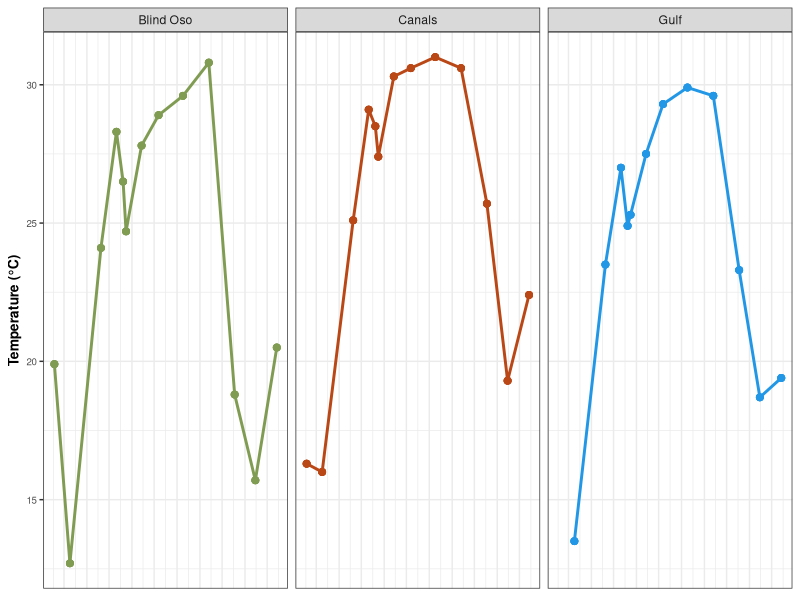
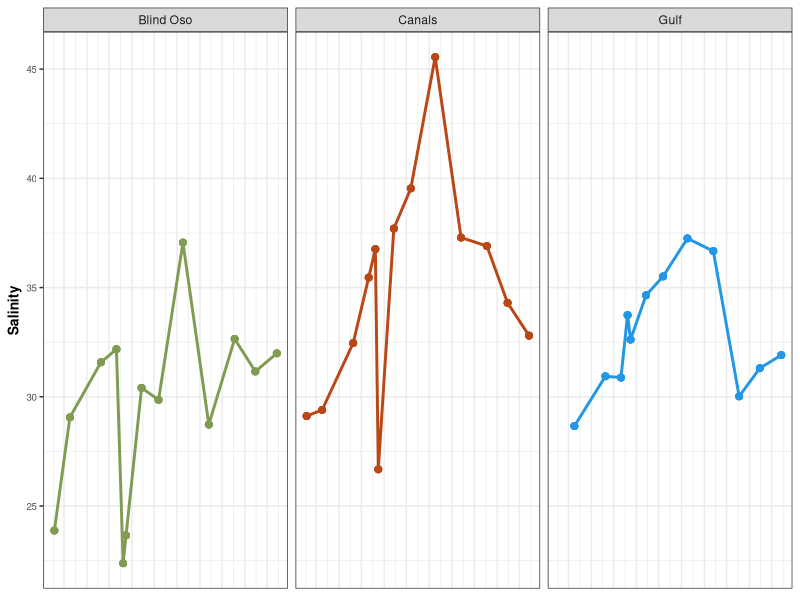
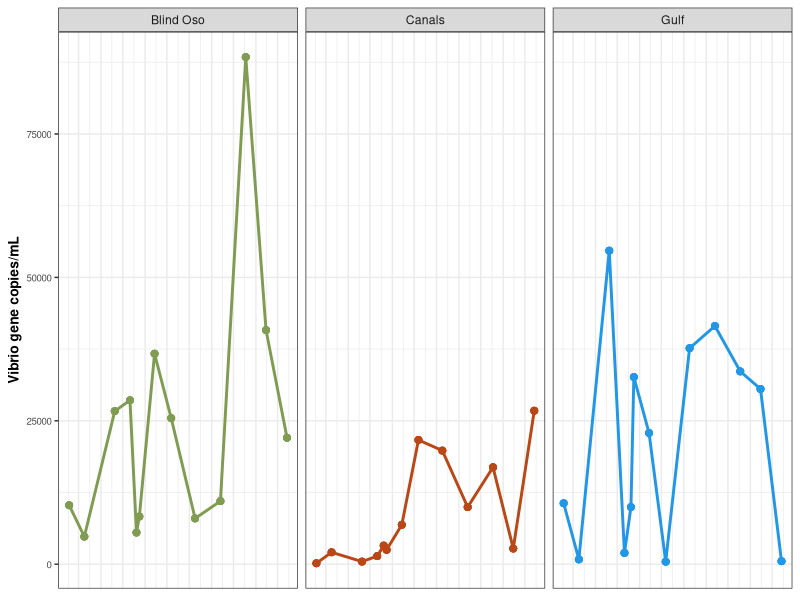
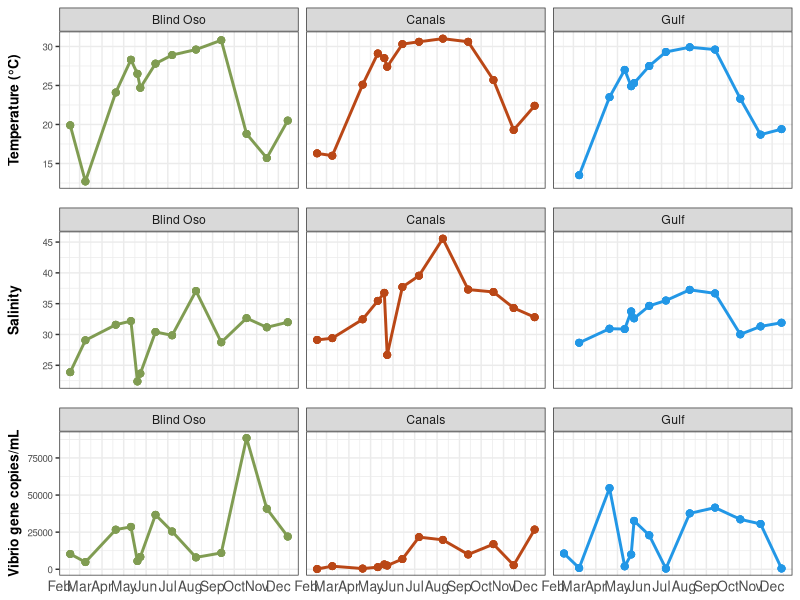
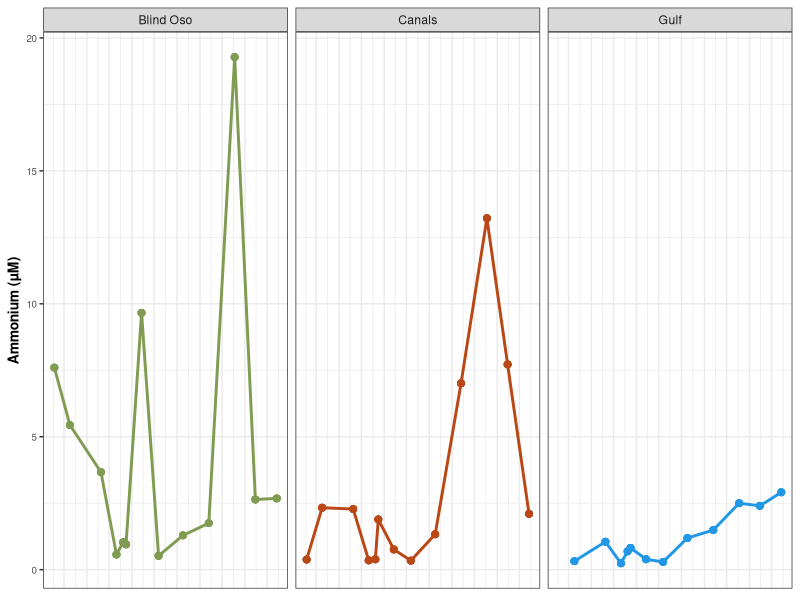
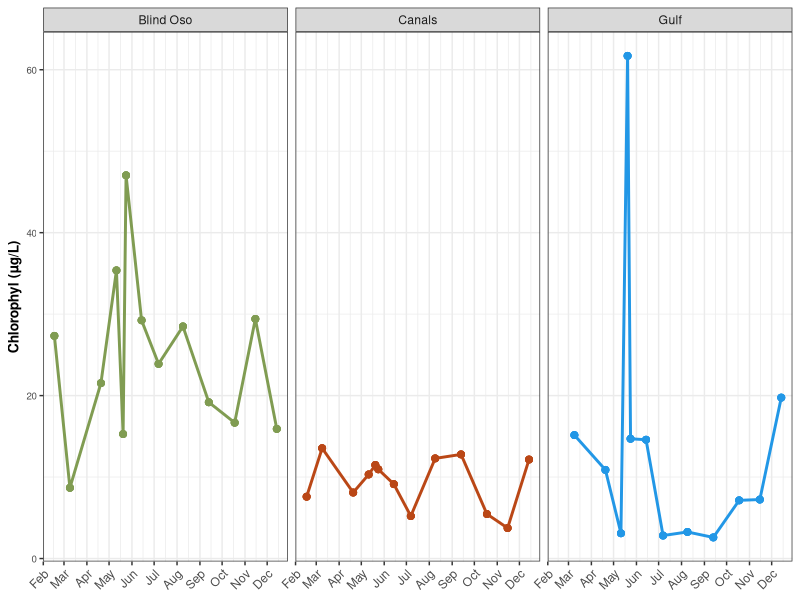
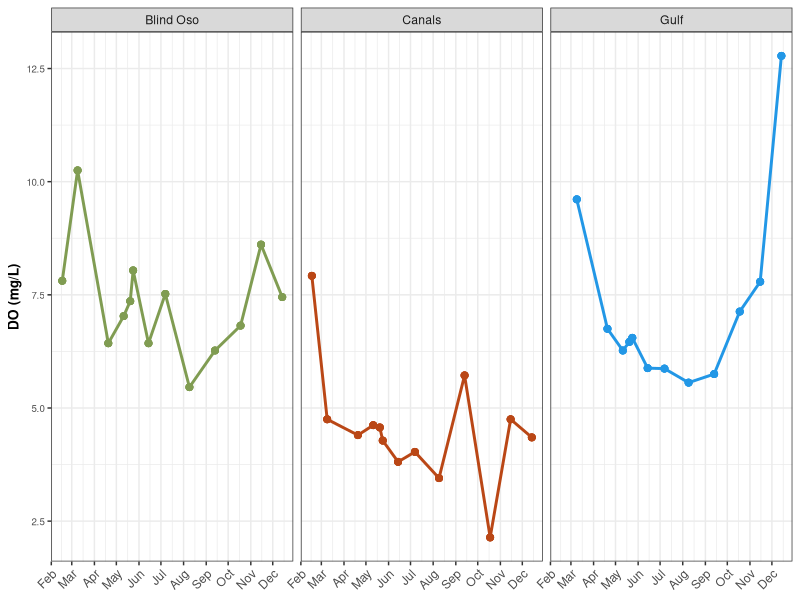
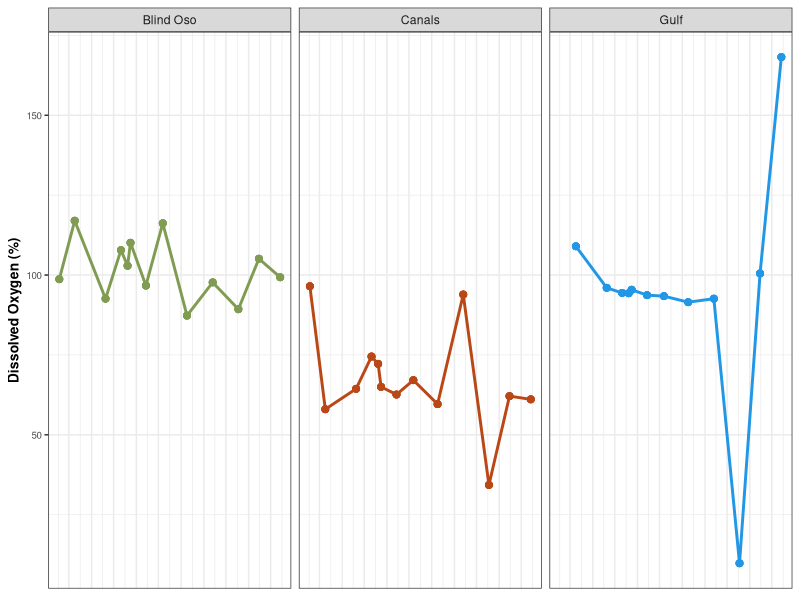

These figures' R source, in order:
## ---- chunk 1
library(tidyverse)
library(here)
library(ggpubr)
library(lubridate)
library(kableExtra) #Tables
## ---- chunk 2
d1<- read_csv(here("data", "processed_data", "tx_master.csv"))
## ---- chunk 3
daily<- d1 %>%
  filter(Type %in% "Daily")

monthly<- d1 %>% 
  mutate(Type = case_when(d1$date == "2022-07-07"  ~ "Monthly", #This makes 7-7-22 a monthly value for July
                          d1$Type == "Monthly" ~ "Monthly")) %>%
  filter(Type %in% "Monthly") 
## ---- chunk 4
temp<- monthly %>% ggplot() + 
  geom_point(
  aes(
    x = date,
    y = temp,
    color = site),
  size = 2)+
  geom_line(
  aes(
    x = date,
    y = temp,
    color = site),
  size = 1)+
  theme_bw()+
  facet_wrap(~site)+
  labs(
    x = "Date",
    y = "Temperature (°C)",
  #  title = "Monthly Temperatures",
    color = "Site")+
  theme(
    plot.title= element_text(hjust = 0.5, size = 20),
    axis.title.x = element_blank(),
    axis.ticks.x = element_blank(),
    axis.text.x = element_blank(),
    axis.text.y = element_text(size = 7),
    axis.title.y = element_text(size = 10, face = "bold"),
    legend.position = "none",
    legend.background = element_rect(colour = 'black', fill = 'white', linetype='solid')) + #Moves legend onto plot 
    scale_color_manual(values = c("Blind Oso" = "#809C52",
                                "Canals" = "#ba4716",
                                "Gulf" = "4c848c"))+
   scale_x_date(date_breaks="1 month", date_labels="%b")


temp
  
## ---- chunk 5
sal<-  monthly %>% ggplot() + 
  geom_point(
  aes(
    x = date,
    y = sal,
    color = site),
  size = 2)+
  geom_line(
  aes(
    x = date,
    y = sal,
    color = site),
  size = 1)+
  theme_bw()+
  facet_wrap(~site)+
  labs(
    x = "Date",
    y = "Salinity",
   # title = "Monthly Temperatures",
    color = "Site")+
  theme(
    plot.title= element_text(hjust = 0.5, size = 20),
    axis.title.x = element_blank(),
    axis.ticks.x = element_blank(),
    axis.text.x = element_blank(),
    axis.text.y = element_text(size = 7),
    axis.title.y = element_text(size = 10, face = "bold"),
    legend.position = "none",
    legend.background = element_rect(colour = 'black', fill = 'white', linetype='solid')) + #Moves legend onto plot 
    scale_color_manual(values = c("Blind Oso" = "#809C52",
                                "Canals" = "#ba4716",
                                "Gulf" = "4c848c"))+
   scale_x_date(date_breaks="1 month", date_labels="%b")


sal
## ---- chunk 6
fig3 <- monthly %>% ggplot() + 
  geom_point(
  aes(
    x = date,
    y = copies_mL,
    color = site),
  size = 2)+
  geom_line(
  aes(
    x = date,
    y = copies_mL,
    color = site),
  size = 1)+
  theme_bw()+
  facet_wrap(~site)+
  labs(
    x = "Date",
    y = "Vibrio gene copies/mL",
   # title = "Monthly Temperatures",
    color = "Site")+
  theme(
    plot.title= element_text(hjust = 0.5, size = 20),
    axis.title.x = element_blank(),
    axis.ticks.x = element_blank(),
    axis.text.x = element_blank(),
    axis.text.y = element_text(size = 7),
    axis.title.y = element_text(size = 10, face = "bold"),
    legend.position = "none",
    legend.background = element_rect(colour = 'black', fill = 'white', linetype='solid')) + #Moves legend onto plot 
    scale_color_manual(values = c("Blind Oso" = "#809C52",
                                "Canals" = "#ba4716",
                                "Gulf" = "4c848c"))+
   scale_x_date(date_breaks="1 month", date_labels="%b")

fig3
## ---- chunk 7
figp<- ggarrange(temp,sal, fig3 + font("x.text", size = 10), ncol = 1, nrow = 3,align = "v")

figp
## ---- chunk 8
amm<- monthly %>% ggplot() + 
  geom_point(
  aes(
    x = date,
    y = amm,
    color = site),
  size = 2)+
  geom_line(
  aes(
    x = date,
    y = amm,
    color = site),
  size = 1)+
  theme_bw()+
  facet_wrap(~site)+
  labs(
    x = "Date",
    y = "Ammonium (µM)",
   # title = "Monthly Temperatures",
    color = "Site")+
  theme(
    plot.title= element_text(hjust = 0.5, size = 20),
    axis.title.x = element_blank(),
    axis.ticks.x = element_blank(),
    axis.text.x = element_blank(),
    axis.text.y = element_text(size = 7),
    axis.title.y = element_text(size = 10, face = "bold"),
    legend.position = "none",
    legend.background = element_rect(colour = 'black', fill = 'white', linetype='solid')) + #Moves legend onto plot 
    scale_color_manual(values = c("Blind Oso" = "#809C52",
                                "Canals" = "#ba4716",
                                "Gulf" = "4c848c"))+
   scale_x_date(date_breaks="1 month", date_labels="%b")
amm
## ---- chunk 9
chl<- monthly %>% ggplot() + 
  geom_point(
  aes(
    x = date,
    y = chl,
    color = site),
  size = 2)+
  geom_line(
  aes(
    x = date,
    y = chl,
    color = site),
  size = 1)+
  theme_bw()+
  facet_wrap(~site)+
  labs(
    x = "Date",
    y = "Chlorophyl (µg/L)",
   # title = "Monthly Temperatures",
    color = "Site")+
  theme(
    plot.title= element_text(hjust = 0.5, size = 20),
    axis.title.x = element_blank(),
   # axis.ticks.x = element_blank(),
    axis.text.x = element_text(hjust = 1, angle = 45),
    axis.text.y = element_text(size = 7),
    axis.title.y = element_text(size = 10, face = "bold"),
    legend.position = "none",
    legend.background = element_rect(colour = 'black', fill = 'white', linetype='solid')) + #Moves legend onto plot 
    scale_color_manual(values = c("Blind Oso" = "#809C52",
                                "Canals" = "#ba4716",
                                "Gulf" = "4c848c"))+
   scale_x_date(date_breaks="1 month", date_labels="%b")
chl
## ---- chunk 10
do_mgl<-monthly %>% ggplot() + 
  geom_point(
  aes(
    x = date,
    y = do_mgl,
    color = site),
  size = 2)+
  geom_line(
  aes(
    x = date,
    y = do_mgl,
    color = site),
  size = 1)+
  theme_bw()+
  facet_wrap(~site)+
  labs(
    x = "Date",
    y = "DO (mg/L)",
   # title = "Monthly Temperatures",
    color = "Site")+
  theme(
    plot.title= element_text(hjust = 0.5, size = 20),
    axis.title.x = element_blank(),
   # axis.ticks.x = element_blank(),
    axis.text.x = element_text(hjust = 1, angle = 45),
    axis.text.y = element_text(size = 7),
    axis.title.y = element_text(size = 10, face = "bold"),
    legend.position = "none",
    legend.background = element_rect(colour = 'black', fill = 'white', linetype='solid')) + #Moves legend onto plot 
    scale_color_manual(values = c("Blind Oso" = "#809C52",
                                "Canals" = "#ba4716",
                                "Gulf" = "4c848c"))+
   scale_x_date(date_breaks="1 month", date_labels="%b")
do_mgl
## ---- chunk 11
do_per<- monthly %>% ggplot() + 
  geom_point(
  aes(
    x = date,
    y = do_per,
    color = site),
  size = 2)+
  geom_line(
  aes(
    x = date,
    y = do_per,
    color = site),
  size = 1)+
  theme_bw()+
  facet_wrap(~site)+
  labs(
    x = "Date",
    y = "Dissolved Oxygen (%)",
   # title = "Monthly Temperatures",
    color = "Site")+
  theme(
    plot.title= element_text(hjust = 0.5, size = 20),
    axis.title.x = element_blank(),
    axis.ticks.x = element_blank(),
    axis.text.x = element_blank(),
    axis.text.y = element_text(size = 7),
    axis.title.y = element_text(size = 10, face = "bold"),
    legend.position = "none",
    legend.background = element_rect(colour = 'black', fill = 'white', linetype='solid')) + #Moves legend onto plot 
    scale_color_manual(values = c("Blind Oso" = "#809C52",
                                "Canals" = "#ba4716",
                                "Gulf" = "4c848c"))+
   scale_x_date(date_breaks="1 month", date_labels="%b")
do_per
## ---- chunk 12
ph<- monthly %>% ggplot() + 
  geom_point(
  aes(
    x = date,
    y = pH,
    color = site),
  size = 2)+
  geom_line(
  aes(
    x = date,
    y = pH,
    color = site),
  size = 1)+
  theme_bw()+
  facet_wrap(~site)+
  labs(
    x = "Date",
    y = "pH",
   # title = "Monthly Temperatures",
    color = "Site")+
  theme(
    plot.title= element_text(hjust = 0.5, size = 20),
    axis.title.x = element_blank(),
    axis.ticks.x = element_blank(),
    axis.text.x = element_blank(),
    axis.text.y = element_text(size = 7),
    axis.title.y = element_text(size = 10, face = "bold"),
    legend.position = "none",
    legend.background = element_rect(colour = 'black', fill = 'white', linetype='solid')) + #Moves legend onto plot 
    scale_color_manual(values = c("Blind Oso" = "#809C52",
                                "Canals" = "#ba4716",
                                "Gulf" = "4c848c"))+
   scale_x_date(date_breaks="1 month", date_labels="%b")
ph
## ---- chunk 13
secchi<- monthly %>% ggplot() + 
  geom_point(
  aes(
    x = date,
    y = secchi,
    color = site),
  size = 2)+
  geom_line(
  aes(
    x = date,
    y = secchi,
    color = site),
  size = 1)+
  theme_bw()+
  facet_wrap(~site)+
  labs(
    x = "Date",
    y = "Secchi Depth (m)",
   # title = "Monthly Temperatures",
    color = "Site")+
  theme(
    plot.title= element_text(hjust = 0.5, size = 20),
    axis.title.x = element_blank(),
    axis.ticks.x = element_blank(),
    axis.text.x = element_blank(),
    axis.text.y = element_text(size = 7),
    axis.title.y = element_text(size = 10, face = "bold"),
    legend.position = "none",
    legend.background = element_rect(colour = 'black', fill = 'white', linetype='solid')) + #Moves legend onto plot 
    scale_color_manual(values = c("Blind Oso" = "#809C52",
                                "Canals" = "#ba4716",
                                "Gulf" = "4c848c"))+
   scale_x_date(date_breaks="1 month", date_labels="%b")

secchi
## ---- chunk 14
nn<- monthly %>% ggplot() + 
  geom_point(
  aes(
    x = date,
    y = nn,
    color = site),
  size = 2)+
  geom_line(
  aes(
    x = date,
    y = nn,
    color = site),
  size = 1)+
  theme_bw()+
  facet_wrap(~site)+
  labs(
    x = "Date",
    y = "Nitrate+Nitrite (µM)",
   # title = "Monthly Temperatures",
    color = "Site")+
  theme(
    plot.title= element_text(hjust = 0.5, size = 20),
    axis.title.x = element_blank(),
    axis.ticks.x = element_blank(),
    axis.text.x = element_blank(),
    axis.text.y = element_text(size = 7),
    axis.title.y = element_text(size = 10, face = "bold"),
    legend.position = "none",
    legend.background = element_rect(colour = 'black', fill = 'white', linetype='solid')) + #Moves legend onto plot 
    scale_color_manual(values = c("Blind Oso" = "#809C52",
                                "Canals" = "#ba4716",
                                "Gulf" = "4c848c"))+
   scale_x_date(date_breaks="1 month", date_labels="%b")

nn
## ---- chunk 15
orthop<- monthly %>% ggplot() + 
  geom_point(
  aes(
    x = date,
    y = orthop,
    color = site),
  size = 2)+
  geom_line(
  aes(
    x = date,
    y = orthop,
    color = site),
  size = 1)+
  theme_bw()+
  facet_wrap(~site)+
  labs(
    x = "Date",
    y = "Orthophosphate (µM)",
   # title = "Monthly Temperatures",
    color = "Site")+
  theme(
    plot.title= element_text(hjust = 0.5, size = 20),
    axis.title.x = element_blank(),
    axis.ticks.x = element_blank(),
    axis.text.x = element_blank(),
    axis.text.y = element_text(size = 7),
    axis.title.y = element_text(size = 10, face = "bold"),
    legend.position = "none",
    legend.background = element_rect(colour = 'black', fill = 'white', linetype='solid')) + #Moves legend onto plot 
    scale_color_manual(values = c("Blind Oso" = "#809C52",
                                "Canals" = "#ba4716",
                                "Gulf" = "4c848c"))+
   scale_x_date(date_breaks="1 month", date_labels="%b")
orthop
## ---- chunk 16
sil<-monthly %>% 
  filter(site %in% "Canals") %>%
  ggplot() + 
  geom_point(
  aes(
    x = date,
    y = sil,
    color = site),
  size = 2)+
  geom_line(
  aes(
    x = date,
    y = sil,
    color = site))+
  theme_bw()+
  #facet_wrap(~site)+
  labs(
    x = "Date",
    y = "Silicate (µM)",
    title = "Canals: Silicate",
    color = "Site")+
  theme(
    plot.title= element_text(hjust = 0.5, size = 20),
   # axis.title.x = element_blank(),
    #axis.ticks.x = element_blank(),
    #axis.text.x = element_blank(),
    axis.text.y = element_text(size = 7),
    axis.title.y = element_text(size = 10, face = "bold"),
    legend.position = "none",
    legend.background = element_rect(colour = 'black', fill = 'white', linetype='solid')) + #Moves legend onto plot 
    scale_color_manual(values = c("Blind Oso" = "#809C52",
                                "Canals" = "#ba4716",
                                "Gulf" = "4c848c"))+
   scale_x_date(date_breaks="1 month", date_labels="%b")

sil
## ---- chunk 17
din<- monthly %>% ggplot() + 
  geom_point(
  aes(
    x = date,
    y = din,
    color = site),
  size = 2)+
  geom_line(
  aes(
    x = date,
    y = din,
    color = site),
  size = 1)+
  theme_bw()+
  facet_wrap(~site)+
  labs(
    x = "Date",
    y = "DIN (µM)",
   # title = "Monthly Temperatures",
    color = "Site")+
  theme(
    plot.title= element_text(hjust = 0.5, size = 20),
    axis.title.x = element_blank(),
    axis.ticks.x = element_blank(),
    axis.text.x = element_blank(),
    axis.text.y = element_text(size = 7),
    axis.title.y = element_text(size = 10, face = "bold"),
    legend.position = "none",
    legend.background = element_rect(colour = 'black', fill = 'white', linetype='solid')) + #Moves legend onto plot 
    scale_color_manual(values = c("Blind Oso" = "#809C52",
                                "Canals" = "#ba4716",
                                "Gulf" = "4c848c"))+
   scale_x_date(date_breaks="1 month", date_labels="%b")
din
## ---- chunk 18
din_dip<- monthly %>% ggplot() + 
  geom_point(
  aes(
    x = date,
    y = din_dip,
    color = site),
  size = 2)+
  geom_line(
  aes(
    x = date,
    y = din_dip,
    color = site),
  size = 1)+
  theme_bw()+
  facet_wrap(~site)+
  labs(
    x = "Date",
    y = "DIN:DIP (µM)",
   # title = "Monthly Temperatures",
    color = "Site")+
  theme(
    plot.title= element_text(hjust = 0.5, size = 20),
    axis.title.x = element_blank(),
    axis.ticks.x = element_blank(),
    axis.text.x = element_blank(),
    axis.text.y = element_text(size = 7),
    axis.title.y = element_text(size = 10, face = "bold"),
    legend.position = "none",
    legend.background = element_rect(colour = 'black', fill = 'white', linetype='solid')) + #Moves legend onto plot 
    scale_color_manual(values = c("Blind Oso" = "#809C52",
                                "Canals" = "#ba4716",
                                "Gulf" = "4c848c"))+
   scale_x_date(date_breaks="1 month", date_labels="%b")

din_dip
## ---- chunk 19
tdn<- monthly %>% ggplot() + 
  geom_point(
  aes(
    x = date,
    y = tdn,
    color = site),
  size = 2)+
  geom_line(
  aes(
    x = date,
    y = tdn,
    color = site),
  size = 1)+
  theme_bw()+
  facet_wrap(~site)+
  labs(
    x = "Date",
    y = "TDN (µM)",
   # title = "Monthly Temperatures",
    color = "Site")+
  theme(
    plot.title= element_text(hjust = 0.5, size = 20),
    axis.title.x = element_blank(),
    axis.ticks.x = element_blank(),
    axis.text.x = element_blank(),
    axis.text.y = element_text(size = 7),
    axis.title.y = element_text(size = 10, face = "bold"),
    legend.position = "none",
    legend.background = element_rect(colour = 'black', fill = 'white', linetype='solid')) + #Moves legend onto plot 
    scale_color_manual(values = c("Blind Oso" = "#809C52",
                                "Canals" = "#ba4716",
                                "Gulf" = "4c848c"))+
   scale_x_date(date_breaks="1 month", date_labels="%b")

tdn
## ---- chunk 20
don<- monthly %>% ggplot() + 
  geom_point(
  aes(
    x = date,
    y = don,
    color = site),
  size = 2)+
  geom_line(
  aes(
    x = date,
    y = don,
    color = site),
  size = 1)+
  theme_bw()+
  facet_wrap(~site)+
  labs(
    x = "Date",
    y = "DON (µM)",
   # title = "Monthly Temperatures",
    color = "Site")+
  theme(
    plot.title= element_text(hjust = 0.5, size = 20),
    axis.title.x = element_blank(),
    axis.ticks.x = element_blank(),
    axis.text.x = element_blank(),
    axis.text.y = element_text(size = 7),
    axis.title.y = element_text(size = 10, face = "bold"),
    legend.position = "none",
    legend.background = element_rect(colour = 'black', fill = 'white', linetype='solid')) + #Moves legend onto plot 
    scale_color_manual(values = c("Blind Oso" = "#809C52",
                                "Canals" = "#ba4716",
                                "Gulf" = "4c848c"))+
   scale_x_date(date_breaks="1 month", date_labels="%b")
don
## ---- chunk 21
doc<- monthly %>% ggplot() + 
  geom_point(
  aes(
    x = date,
    y = doc,
    color = site),
  size = 2)+
  geom_line(
  aes(
    x = date,
    y = doc,
    color = site),
  size = 1)+
  theme_bw()+
  facet_wrap(~site)+
  labs(
    x = "Date",
    y = "DOC (µM)",
   # title = "Monthly Temperatures",
    color = "Site")+
  theme(
    plot.title= element_text(hjust = 0.5, size = 20),
    axis.title.x = element_blank(),
    axis.ticks.x = element_blank(),
    axis.text.x = element_blank(),
    axis.text.y = element_text(size = 7),
    axis.title.y = element_text(size = 10, face = "bold"),
    legend.position = "none",
    legend.background = element_rect(colour = 'black', fill = 'white', linetype='solid')) + #Moves legend onto plot 
    scale_color_manual(values = c("Blind Oso" = "#809C52",
                                "Canals" = "#ba4716",
                                "Gulf" = "4c848c"))+
   scale_x_date(date_breaks="1 month", date_labels="%b")
doc
## ---- chunk 22
toc<- monthly %>% ggplot() + 
  geom_point(
  aes(
    x = date,
    y = toc,
    color = site),
  size = 2)+
  geom_line(
  aes(
    x = date,
    y = toc,
    color = site),
  size = 1)+
  theme_bw()+
  facet_wrap(~site)+
  labs(
    x = "Date",
    y = "TOC (µM)",
   # title = "Monthly Temperatures",
    color = "Site")+
  theme(
    plot.title= element_text(hjust = 0.5, size = 20),
    axis.title.x = element_blank(),
    axis.ticks.x = element_blank(),
    axis.text.x = element_blank(),
    axis.text.y = element_text(size = 7),
    axis.title.y = element_text(size = 10, face = "bold"),
    legend.position = "none",
    legend.background = element_rect(colour = 'black', fill = 'white', linetype='solid')) + #Moves legend onto plot 
    scale_color_manual(values = c("Blind Oso" = "#809C52",
                                "Canals" = "#ba4716",
                                "Gulf" = "4c848c"))+
   scale_x_date(date_breaks="1 month", date_labels="%b")
toc
## ---- chunk 23
tn<- monthly %>% ggplot() + 
  geom_point(
  aes(
    x = date,
    y = tn,
    color = site),
  size = 2)+
  geom_line(
  aes(
    x = date,
    y = tn,
    color = site),
  size = 1)+
  theme_bw()+
  facet_wrap(~site)+
  labs(
    x = "Date",
    y = "TN (µM)",
   # title = "Monthly Temperatures",
    color = "Site")+
  theme(
    plot.title= element_text(hjust = 0.5, size = 20),
    axis.title.x = element_blank(),
    axis.ticks.x = element_blank(),
    axis.text.x = element_blank(),
    axis.text.y = element_text(size = 7),
    axis.title.y = element_text(size = 10, face = "bold"),
    legend.position = "none",
    legend.background = element_rect(colour = 'black', fill = 'white', linetype='solid')) + #Moves legend onto plot 
    scale_color_manual(values = c("Blind Oso" = "#809C52",
                                "Canals" = "#ba4716",
                                "Gulf" = "4c848c"))+
   scale_x_date(date_breaks="1 month", date_labels="%b")
tn
## ---- chunk 24
final<- ggarrange(
                temp,
                sal,
                nn,
                orthop,
                amm,
                din,
                #don,
                doc,
               # toc,
                #pH,
               # tn,
                sil,
               # cop,
                #tdn,
                do_mgl,
                #secchi,
                #din_dip,
                chl,
                #font("x.text", size = 8.5),
                ncol = 2, 
                nrow = 5,
                align = "v")

final

ggsave(here("results", "plots", "env_monthly.png"))
## ---- chunk 25
avg<- 
  monthly %>%
  filter(!date == as.Date('2022-05-24') & !date == as.Date('2022-05-20'),#Gets ride of extra dates in May
         hr_cst %in% "01" 
         | hr_cst %in% "00") 

b_avg<-
  avg %>%
  filter(site %in% "Blind Oso") %>%
  select(!c(site, date, Type, hr_cst)) 
b_avg<-
  rbind(b_avg, sapply(b_avg, function(x) if(is.numeric(x)) mean(x, na.rm = TRUE) else ""))



c_avg<-
  avg %>%
  filter(site %in% "Canals")%>%
  select(!c(site, date, Type, hr_cst))
c_avg<-
  rbind(c_avg, sapply(c_avg, function(x) if(is.numeric(x)) mean(x, na.rm = TRUE) else "")) 

r_avg<-
  avg %>%
  filter(site %in% "Gulf")%>%
  select(!c(site, date, Type, hr_cst))
r_avg<-
  rbind(r_avg, sapply(r_avg, function(x) if(is.numeric(x)) mean(x, na.rm = TRUE) else ""))

## ---- chunk 26
b_nn<- b_avg$nn[12] 
b_orthop<- b_avg$orthop[12]
b_amm<- b_avg$amm[12]

c_nn<- c_avg$nn[12]
c_orthop<- c_avg$orthop[12]
c_amm<- c_avg$amm[12]

r_nn<- r_avg$nn[12]
r_orthop<- r_avg$orthop[12]
r_amm<- r_avg$amm[12]

#DF
average_df<- 
  tibble(Site  = c("Blind Oso", "Canals", "Gulf"),
             NN = c(b_nn, c_nn, r_nn),
             OrthoP = c(b_orthop, c_orthop, r_orthop),
             Amm = c(b_amm, c_amm, r_amm))
kable(average_df)
